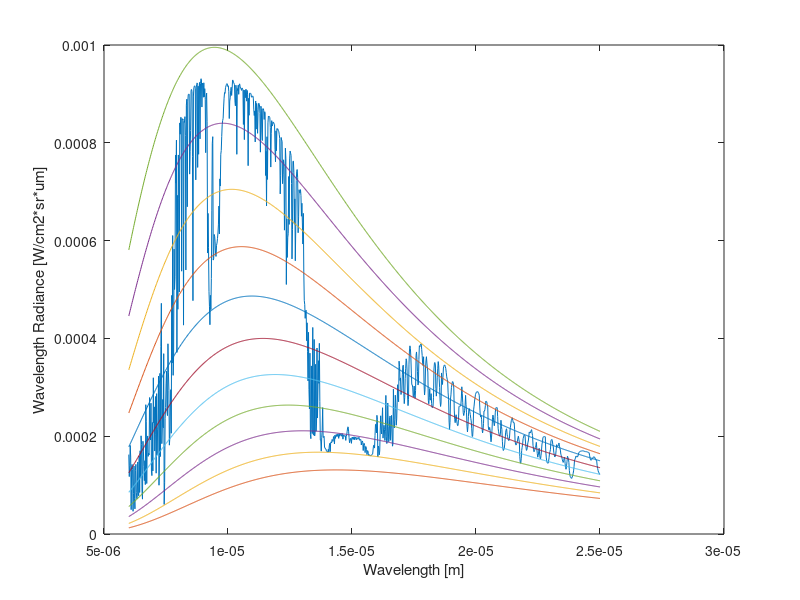
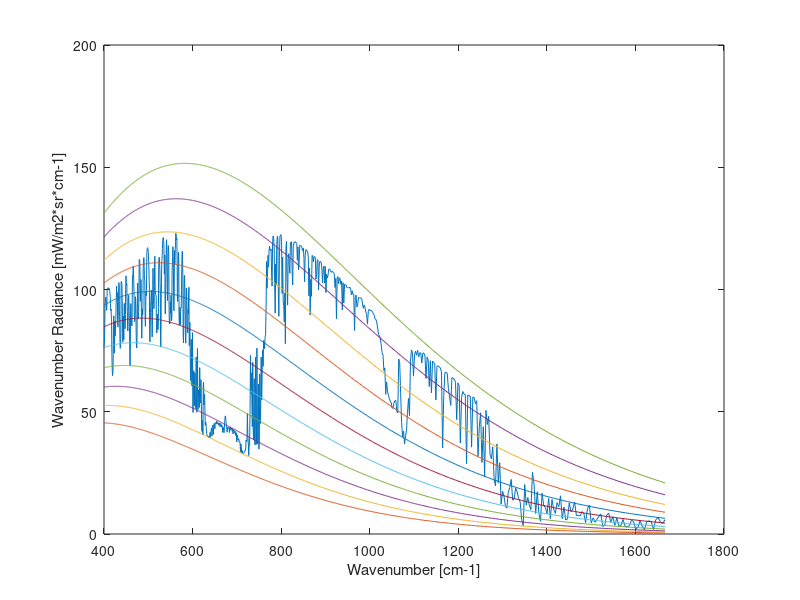

Source code (MATLAB) for these figures, in order:

% Import data from .mat file
load('21Apr2018FIG66')
pathSize = size(outputs.pathRadiance);
waveLength = linspace(6e-6,25e-6, pathSize(2));

% Plot data, pre conversion
figure
plot(waveLength,outputs.pathRadiance)
xlabel('Wavelength [m]')
ylabel('Wavelength Radiance [W/cm2*sr*um]')
hold on
plot(waveLength,outputs.blackbody)

% Convert data
% Wavenumber is the inverse of wavelength eq 3.2
waveNumber = (waveLength.^-1).*1e-2;

% Wavenumber is waveLength^2 * Wavelength Radiance * 1E15
wavNumberRadiance = (outputs.pathRadiance.*(waveLength.^2)).*10^15;
adjustedBB = bsxfun(@times,outputs.blackbody,(waveLength'.^2).*10^15);

% Plot data, post conversion
figure
plot(waveNumber,wavNumberRadiance)
xlabel('Wavenumber [cm-1]')
ylabel('Wavenumber Radiance [mW/m2*sr*cm-1]')
hold on
plot(waveNumber,adjustedBB)